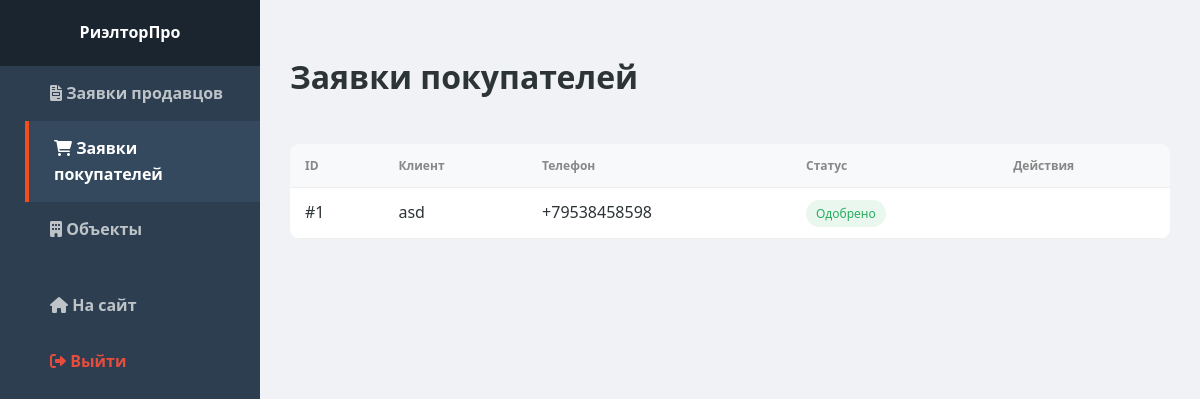
The app's page /admin.php?view=buyers (signed in) with its own data.
### tables this page shows
CREATE TABLE IF NOT EXISTS `property_requests` (
  `id` int(11) NOT NULL AUTO_INCREMENT,
  `property_id` int(11) NOT NULL,
  `user_name` varchar(255) NOT NULL,
  `phone` varchar(50) NOT NULL,
  `message` text DEFAULT NULL,
  `created_at` timestamp NOT NULL DEFAULT current_timestamp(),
  `status` varchar(50) DEFAULT 'В обработке',
  PRIMARY KEY (`id`),
  KEY `property_id` (`property_id`)
);

### admin.php (the view, shortened to what this page needs)
<?php
require_once 'db.php';
$view = $_GET['view'] ?? 'sellers';
if ($view === 'buyers') {
    $stmt = $pdo->query("SELECT pr.*, p.title as property_name FROM property_requests pr JOIN properties p ON pr.property_id = p.id ORDER BY pr.created_at DESC");
    $data = $stmt->fetchAll();
} elseif ($view === 'properties') {
    $stmt = $pdo->query("SELECT * FROM properties ORDER BY created_at DESC");
    $data = $stmt->fetchAll();
} else {
    $stmt = $pdo->query("SELECT * FROM seller_requests ORDER BY created_at DESC");
    $data = $stmt->fetchAll();
}
?>
<!DOCTYPE html>
<html lang="ru">
<head>
    <link rel="stylesheet" href="https://cdnjs.cloudflare.com/ajax/libs/font-awesome/6.0.0/css/all.min.css">
    <link rel="stylesheet" href="style/style.css">
</head>
<body>
<aside class="sidebar">
    <div class="sidebar-header">РиэлторПро</div>
    <nav class="sidebar-menu">
        <a href="admin.php?view=sellers" class="<?= $view === 'sellers' ? 'active' : '' ?>"><i class="fas fa-file-invoice"></i> Заявки продавцов</a>
        <a href="admin.php?view=buyers" class="<?= $view === 'buyers' ? 'active' : '' ?>"><i class="fas fa-shopping-cart"></i> Заявки покупателей</a>
        <a href="admin.php?view=properties" class="<?= $view === 'properties' ? 'active' : '' ?>"><i class="fas fa-building"></i> Объекты</a>
        <a href="index.php" style="margin-top:20px;"><i class="fas fa-home"></i> На сайт</a>
        <a href="logout.php" style="color:#e74c3c;"><i class="fas fa-sign-out-alt"></i> Выйти</a>
    </nav>
</aside>
<main class="admin-main">
    <div style="display:flex; justify-content:space-between; margin-bottom:20px;">
        <h1>
            <?php
                if($view === 'properties') echo "Управление объектами";
                elseif($view === 'buyers') echo "Заявки покупателей";
                else echo "Заявки продавцов";
            ?>
        </h1>
    </div>
    <table class="admin-table">
        <?php if($view === 'properties'): ?>
            <thead>
                <tr>
                    <th>Фото</th>
                    <th>Название</th>
                    <th>Цена</th>
                    <th>Район</th>
                    <th>Характеристики</th>
                    <th>Дата</th>
                </tr>
            </thead>
            <tbody>
                <?php foreach ($data as $item): ?>
                <tr>
                    <td><img src="img/objects/<?= $item['image_url'] ?>" class="img-preview"></td>
                    <td><strong><?= htmlspecialchars($item['title']) ?></strong></td>
                    <td><?= number_format($item['price'], 0, '', ' ') ?> ₽</td>
                    <td><?= $item['district'] ?></td>
                    <td><?= $item['rooms'] ?>к, <?= $item['area'] ?>м², <?= $item['floor'] ?> эт.</td>
                    <td><?= date('d.m.Y', strtotime($item['created_at'])) ?></td>
                </tr>
                <?php endforeach; ?>
            </tbody>
        <?php else: ?>
            <thead>
                <tr>
                    <th>ID</th>
                    <th>Клиент</th>
                    <th>Телефон</th>
                    <th>Статус</th>
                    <th>Действия</th>
                </tr>
            </thead>
            <tbody>
                <?php foreach ($data as $row): ?>
                <tr>
                    <td>#<?= $row['id'] ?></td>
                    <td><?= htmlspecialchars($row['full_name'] ?? $row['user_name']) ?></td>
                    <td><?= $row['phone'] ?></td>
                    <td><span class="status-badge status-<?= ($row['status'] === 'Одобрено' ? 'approved' : ($row['status'] === 'Отменено' ? 'rejected' : 'processing')) ?>"><?= $row['status'] ?></span></td>
                    <td>
                    </td>
                </tr>
                <?php endforeach; ?>
            </tbody>
        <?php endif; ?>
    </table>
</main>
</body>
</html>

### style/style.css (style rules this page uses)
:root { --primary-color: #1a2a6c; --accent-color: #f24e1e; --text-dark: #2d3436; --bg-light: #f8f9fa; --white: #ffffff; --transition: 0.3s ease; }
body { font-family: 'Segoe UI', Roboto, Helvetica, Arial, sans-serif; margin: 0; color: var(--text-dark); line-height: 1.6; scroll-behavior: smooth; }
nav a { margin-left: 25px; text-decoration: none; color: var(--text-dark); font-weight: 600; transition: var(--transition); }
.admin-table { width: 100%; border-collapse: collapse; background: white; border-radius: 10px; overflow: hidden; margin-top: 20px; }
.admin-table th, .admin-table td { padding: 15px; text-align: left; border-bottom: 1px solid #eee; }
.admin-table th { background: var(--primary-color); color: white; }

### admin.php (style rules this page uses)
body { display: flex; min-height: 100vh; background: #f0f2f5; margin: 0; }
.sidebar { width: 260px; background: #2c3e50; color: white; position: fixed; height: 100%; }
.sidebar-header { padding: 20px; text-align: center; background: #1a252f; font-weight: bold; }
.sidebar-menu a { display: block; padding: 15px 25px; color: #bdc3c7; text-decoration: none; }
.sidebar-menu a:hover, .sidebar-menu a.active { background: #34495e; color: white; border-left: 4px solid var(--accent-color); }
.admin-main { margin-left: 260px; flex-grow: 1; padding: 30px; }
.status-badge { padding: 5px 10px; border-radius: 20px; font-size: 12px; }
.status-approved { background: #e9f7ef; color: #27ae60; }
.admin-table { width: 100%; background: white; border-collapse: collapse; border-radius: 10px; overflow: hidden; }
.admin-table th, .admin-table td { padding: 12px 15px; border-bottom: 1px solid #eee; text-align: left; }
.admin-table th { background: #f8f9fa; color: #888; font-size: 12px; }

### records on screen
property_requests: id "1", user_name "asd", phone "+79538458598", status "Одобрено"
